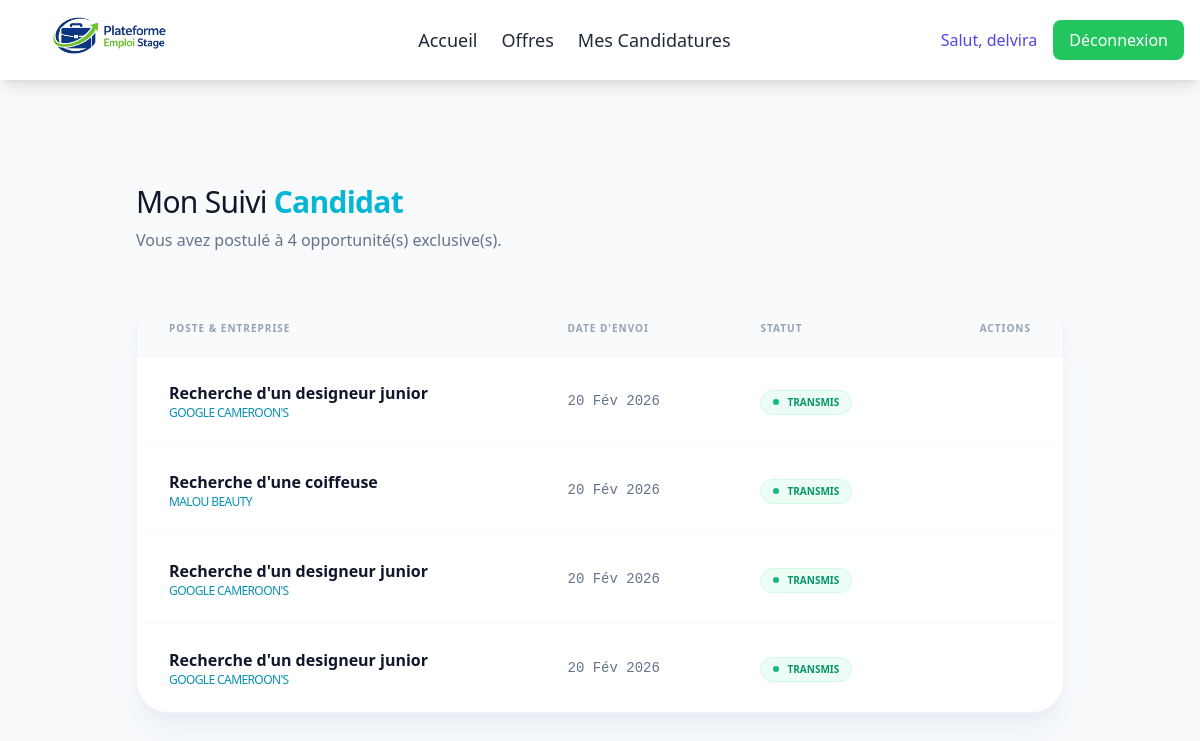
The page /offres/mes-candidatures/ (signed in) on the database its author committed.
### users/models.py (models this page shows)
class User(AbstractUser):
    ROLE_CHOICES = (
        ('candidat', 'Candidat'),
        ('recruteur', 'Recruteur'),
    )
    role = models.CharField(max_length=20, choices=ROLE_CHOICES)
    domaine_activite = models.CharField(max_length=100, blank=True, null=True)
    company_name = models.CharField(max_length=255, blank=True, null=True)
    company_domain = models.CharField(max_length=255, blank=True, null=True)
    company_city = models.CharField(max_length=100, blank=True, null=True)
    company_contact = models.CharField(max_length=100, blank=True, null=True)
    legal_document = models.FileField(upload_to='legal_docs/', blank=True, null=True)

### offres/models.py (models this page shows, shortened)
class Candidature(models.Model):
    offre = models.ForeignKey(Offre, on_delete=models.CASCADE, related_name='candidatures')
    nom_complet = models.CharField(max_length=200)
    email = models.EmailField()
    cv = models.FileField(upload_to='cv_candidats/')
    message = models.TextField(blank=True)
    date_envoi = models.DateTimeField(auto_now_add=True)

class Offre(models.Model):
    TYPE_CHOICES = (
        ('emploi', 'Emploi'),  # Offre d'emploi
        ('stage', 'Stage'),  # Offre de stage
    )
    CATEGORIE_CHOICES = (
        ('academique', 'Stage académique'),  # Stage lié aux études
        ('professionnel', 'Stage professionnel'),  # Stage en entreprise
        ('poste', 'Poste de travail'),  # Poste permanent
    )
    entreprise = models.ForeignKey(Entreprise, on_delete=models.CASCADE)
    titre = models.CharField(max_length=200)
    type = models.CharField(max_length=20, choices=TYPE_CHOICES)
    categorie = models.CharField(max_length=20, choices=CATEGORIE_CHOICES)
    profil_recherche = models.TextField()
    attentes = models.TextField()
    ville = models.CharField(max_length=100)
    statut = models.CharField(max_length=20, default='disponible')

class Entreprise(models.Model):
    user = models.OneToOneField(User, on_delete=models.CASCADE)
    nom = models.CharField(max_length=200)
    ville = models.CharField(max_length=100)
    domaine = models.CharField(max_length=200)
    legal_info = models.ImageField(upload_to='logos_entreprises/', null=True, blank=True)

### offres/views.py (the view)
# urls.py: path('mes-candidatures/', views.mes_candidatures, name='mes_candidatures'),
@login_required
def mes_candidatures(request):
    candidatures = Candidature.objects.all().order_by('-date_envoi')
    return render(request, 'offres/mes_candidatures.html', {'candidatures': candidatures})

### templates/offres/mes_candidatures.html (shortened to what this page needs)
{% extends "base.html" %}
{% block content %}
<div class="min-h-screen py-20 bg-[#f8fafc]">
    <div class="container mx-auto px-6 max-w-6xl">
        <div class="mb-12">
            <h1 class="text-3xl font-light tracking-tight text-slate-900">
                Mon Suivi <span class="font-bold text-cyan-500">Candidat</span>
            </h1>
            <p class="text-slate-500 mt-2">Vous avez postulé à {{ candidatures.count }} opportunité(s) exclusive(s).</p>
        </div>
        <div class="bg-white rounded-[2rem] shadow-xl shadow-slate-200/50 border border-slate-100 overflow-hidden">
            <table class="w-full text-left">
                <thead class="bg-slate-50 border-b border-slate-100">
                    <tr>
                        <th class="px-8 py-5 text-[10px] font-black uppercase tracking-widest text-slate-400">Poste & Entreprise</th>
                        <th class="px-8 py-5 text-[10px] font-black uppercase tracking-widest text-slate-400">Date d'envoi</th>
                        <th class="px-8 py-5 text-[10px] font-black uppercase tracking-widest text-slate-400">Statut</th>
                        <th class="px-8 py-5 text-[10px] font-black uppercase tracking-widest text-slate-400 text-right">Actions</th>
                    </tr>
                </thead>
                <tbody class="divide-y divide-slate-50">
                    {% for candidature in candidatures %}
                    <tr class="hover:bg-cyan-50/30 transition-colors group">
                        <td class="px-8 py-6">
                            <div class="font-bold text-slate-900">{{ candidature.offre.titre }}</div>
                            <div class="text-xs text-cyan-600 font-medium uppercase tracking-tighter">{{ candidature.offre.entreprise.nom }}</div>
                        </td>
                        <td class="px-8 py-6 text-sm text-slate-500 font-mono">
                            {{ candidature.date_envoi|date:"d M Y" }}
                        </td>
                        <td class="px-8 py-6">
                            <span class="inline-flex items-center px-3 py-1 rounded-full text-[10px] font-bold uppercase bg-emerald-50 text-emerald-600 border border-emerald-100">
                                <span class="w-1.5 h-1.5 rounded-full bg-emerald-500 mr-2 animate-pulse"></span>
                                Transmis
                            </span>
                        </td>
                        <td class="px-8 py-6 text-right">
                        </td>
                    </tr>
                    {% endfor %}
                </tbody>
            </table>
        </div>
    </div>
</div>
{% endblock %}

### templates/base.html (shortened to what this page needs)
{% load static %}
<!DOCTYPE html>
<html lang="fr">
<head>
    <link rel="stylesheet" href="https://cdn.jsdelivr.net/npm/bootstrap-icons@1.11.3/font/bootstrap-icons.min.css">
    <script src="https://cdn.tailwindcss.com"></script>
</head>
<body class="bg-gray-50 font-poppins text-gray-800">
<header class="bg-white shadow-lg sticky top-0 z-50">
    <nav class="max-w-7xl mx-auto px-4 py-4 flex justify-between items-center">
<a href="{% url 'home' %}" class="relative h-12 w-48 block">
    <img src="{% static 'images/img.png' %}"
         alt="img"
         class="absolute top-1/2 -translate-y-1/2 left-0 max-w-none h-[137px] w-auto object-contain">
</a>
        <ul class="hidden md:flex space-x-6 text-lg items-center">
            <li>
                <a href="{% url 'home' %}"
                   class="text-gray-800 border-b-4 border-transparent hover:border-blue-500 hover:shadow-lg transition duration-300">
                   Accueil
                </a>
            </li>
            <li>
                <a href="{% url 'offres_list' %}"
                   class="text-gray-800 border-b-4 border-transparent hover:border-blue-500 hover:shadow-lg transition duration-300">
                   Offres
                </a>
            </li>
            <li>
                <a href="{% url 'mes_candidatures' %}"
                   class="text-gray-800 border-b-4 border-transparent hover:border-blue-500 hover:shadow-lg transition duration-300">
                   Mes Candidatures
                </a>
            </li>
        </ul>
        <div class="hidden md:flex space-x-4 items-center">
            {% if user.is_authenticated %}
                <span class="text-indigo-600 font-medium">Salut, {{ user.username }}</span>
<form action="{% url 'logout' %}" method="post" class="inline">
    <button type="submit" class="px-4 py-2 bg-green-500 text-white rounded-lg hover:bg-red-600 transition">
        Déconnexion
    </button>
</form>            {% else %}
                <a href="{% url 'login' %}" class="px-4 py-2 bg-indigo-500 text-white rounded-lg hover:bg-indigo-600 transition">Connexion</a>
                <a href="{% url 'register' %}" class="px-4 py-2 border border-indigo-600 text-indigo-600 rounded-lg hover:bg-indigo-600 hover:text-white transition">Inscription</a>
            {% endif %}
        </div>
    </nav>
</header>
    <main class="container mx-auto p-6">
        {% block content %}{% endblock %}
    </main>
</body>
</html>

### rows shown on the page
User: username "delvira"
Candidature: offre.titre "Recherche d'un designeur junior", offre.entreprise.nom "GOOGLE CAMEROON'S", date_envoi "20 Fév 2026"
Candidature: offre.titre "Recherche d'une coiffeuse", offre.entreprise.nom "MALOU BEAUTY", date_envoi "20 Fév 2026"
Candidature: offre.titre "Recherche d'un designeur junior", offre.entreprise.nom "GOOGLE CAMEROON'S", date_envoi "20 Fév 2026"
Candidature: offre.titre "Recherche d'un designeur junior", offre.entreprise.nom "GOOGLE CAMEROON'S", date_envoi "20 Fév 2026"

### other values the page prints
{{ candidatures.count }} "4"
